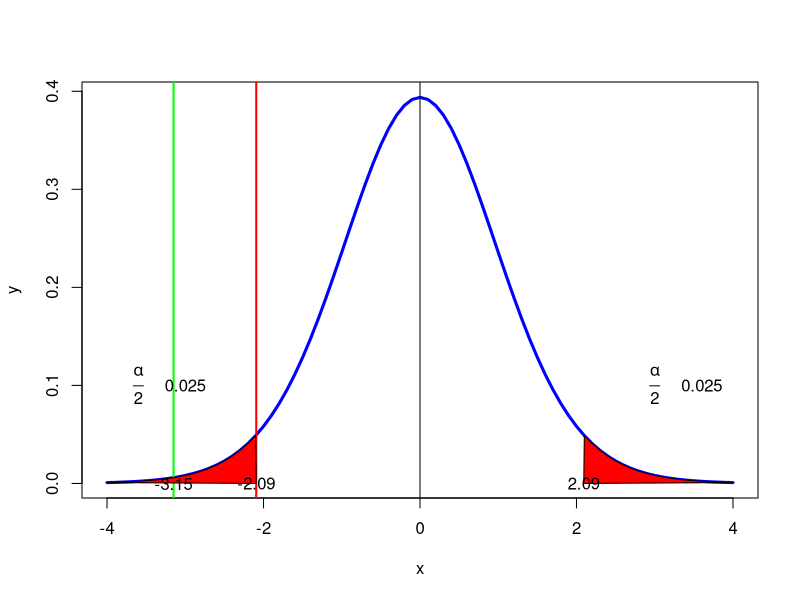

Recreate this plot in R.
#page no 422-424
library(ggplot2)
library(MASS)
s1=0.866
s2=1.00
n1=9
n2=16
numerator=(((s1)^2/n1)+((s2)^2/n2))^2
deno1=(1/(n1-1))*(((s1^2)/n1))^2
deno2=(1/(n2-1))*(((s2^2)/n2))^2
df=round(numerator/(deno1+deno2),0)
xbar1=2
xbar2=3.2
diffmu=0
num3=round((xbar1-xbar2)-diffmu,3)
term1=round((s1^2)/n1,3)
term2=round((s2^2)/n2,3)
deno3=round(sqrt(term1+term2),3)
t_stat=num3/deno3
alpha=.05
twotail_alpha=alpha/2
t_c_left=qt(twotail_alpha,df=df)
p_value=pnorm(t_stat)
if(t_stat <= t_c_left)
{
  print(paste("left tail : Reject H0"))
}else
{
  print(paste("Left tail :Accept H0"))
}
two_t_stat=abs(t_stat)
two_t_critical=qt(twotail_alpha,df=df)
p_value=2*(1-pnorm(two_t_stat))
if(two_t_stat>=two_t_critical)
{
  print("reject H0")
}else
{
  print("accept H0")
}
dfs <- df
x <- seq(-4,4,0.1)
y <- dt(x,dfs)
t.val <- qt(0.025,df=dfs)
plot(x,y,type='l',lwd=3,col='blue',xlab='x')
abline(v=0)
abline(v=t.val,lwd=2,col='red')
abline(v=t_stat,lwd=2,col='green')
polygon(c(x[x>=abs(t_c_left)],abs(t_c_left) ),c(y[x>=abs(t_c_left)],0),col="red")
polygon(c(x[x<=t_c_left],t_c_left ),c(y[x<=t_c_left],0),col="red")
text(t_c_left,0,round(t_c_left,2))
text(t_stat,0,round(t_stat,2))
text(abs(t_c_left),0,round(abs(t_c_left),2))
text(3.0,0.1,expression(frac(alpha,2)))
text(3.6,0.1,alpha/2)
text(-3.6,0.1,expression(frac(alpha,2)))
text(-3.0,0.1,alpha/2)
#The answer may slightly vary due to rounding off values
